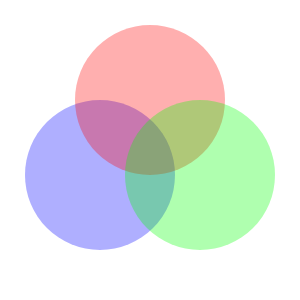
Frame 1 (no input)
Frame 60 (no input): identical to frame 1, image omitted
Frame 120 (the mouse pressed at the canvas centre since frame 60): identical to frame 1, image omitted

The p5.js sketch that drew this single still picture (run headless with seeded random() and noise() and a simulated clock; from frame 60 on, the mouse is pressed at the canvas centre):

// p5.js sketch
// ── sketch.js
//https://morgan-maumus.github.io/CSC2463---Assignment-1.2/

function setup() {
  createCanvas(300, 300);
}

function draw() {
  background(255,255, 255);
  
  const b = color(0, 0, 255, 80);
  fill(b);
  noStroke();
  circle(100,175,150);
  
  const r = color(255, 0, 0, 80);
  fill(r);
  noStroke();
  circle(150,100,150);
  
  const g = color(0, 255, 0, 80);
  fill(g);
  noStroke();
  circle (200, 175, 150);
}
